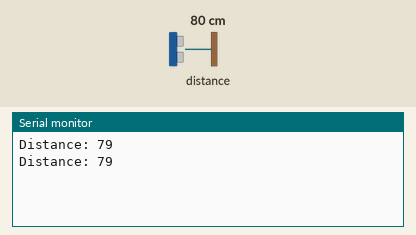
Recording of a sketch running on a simulated ESP8266 (NodeMCU). Parts: the last lines printed to the serial monitor. Wiring (inferred from the names in the program): ultrasonic range finder: trigger GPIO 2; echo GPIO 0. The test bench sets the inputs (shaded band); at power-on: distance to the obstacle 80 cm. The echo pulse lasts 58.3 µs per cm.

Above: at 2.8 s.
2.9 s: distance to the obstacle set to 2 cm
At 5.0 s:
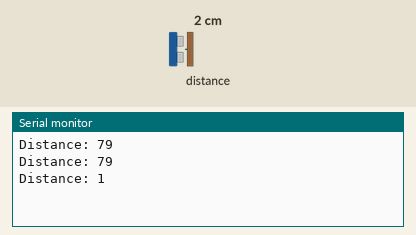
5.6 s: distance to the obstacle set to 4 cm
At 11.0 s:
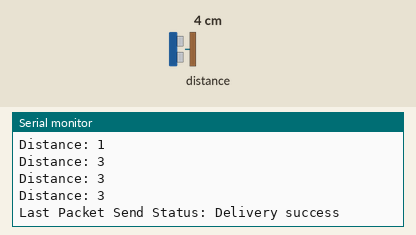
Timing chart, 0 to 12.5 s (numbered marks = the images above; inputs shaded):
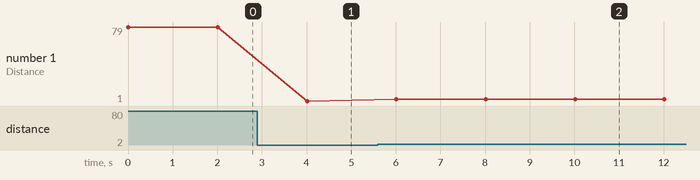

Measured:
- after the input at 2.9 s, the serial monitor: prints a new line after 1.1 s (image 1)
- after the input at 5.6 s, the serial monitor: prints a new line after 0.41 s (image 2)
- plotted number 1: 79 → 1 after the input at 2.9 s, 1 → 3 after the input at 5.6 s

The sketch:

U-SMILE_Device_1.ino
```cpp
#include <ESP8266WiFi.h>
#include <espnow.h>
#define BOARD_ID 1

uint8_t broadcastAddress[] = {0xCC, 0x50, 0xE3, 0x17, 0x7F, 0xC3};

typedef struct struct_message {
    int id;
    int x;
} struct_message;

struct_message myData;

unsigned long lastTime = 0;
unsigned long timerDelay = 10000;
const int trigPin = 2;  //D4
const int echoPin = 0;  //D
long duration;
int distance;


void OnDataSent(uint8_t *mac_addr, uint8_t sendStatus) {
  Serial.print("\r\nLast Packet Send Status: ");
  if (sendStatus == 0){
    Serial.println("Delivery success");
  }
  else{
    Serial.println("Delivery fail");
  }
}


void setup() {
  Serial.begin(115200);
  WiFi.mode(WIFI_STA);
  WiFi.disconnect();

  if (esp_now_init() != 0) {
    Serial.println("Error initializing ESP-NOW");
    return;
  }
  esp_now_set_self_role(ESP_NOW_ROLE_CONTROLLER);
  esp_now_register_send_cb(OnDataSent);
  esp_now_add_peer(broadcastAddress, ESP_NOW_ROLE_SLAVE, 1, NULL, 0);
  pinMode(trigPin, OUTPUT); // Sets the trigPin as an Output
  pinMode(echoPin, INPUT); // Sets the echoPin as an Input
}


void loop() {
digitalWrite(trigPin, LOW);
delayMicroseconds(2);
digitalWrite(trigPin, HIGH);
delayMicroseconds(10);
digitalWrite(trigPin, LOW);
duration = pulseIn(echoPin, HIGH);
distance= duration*0.034/2;
Serial.print("Distance: ");
Serial.println(distance);
delay(2000);
  if ((millis() - lastTime) > timerDelay) {
    // Set values to send
    myData.id = BOARD_ID;
    myData.x = distance;
    esp_now_send(0, (uint8_t *) &myData, sizeof(myData));
    lastTime = millis();
  }
}
```
